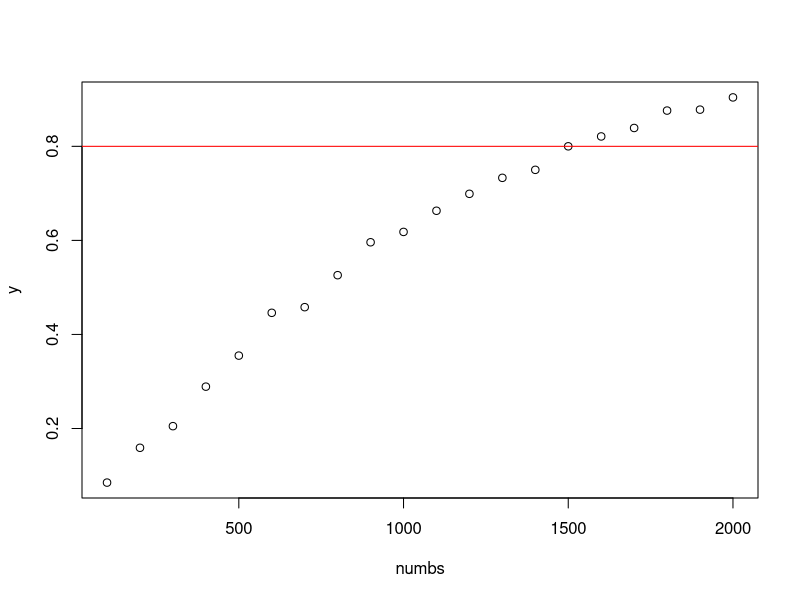
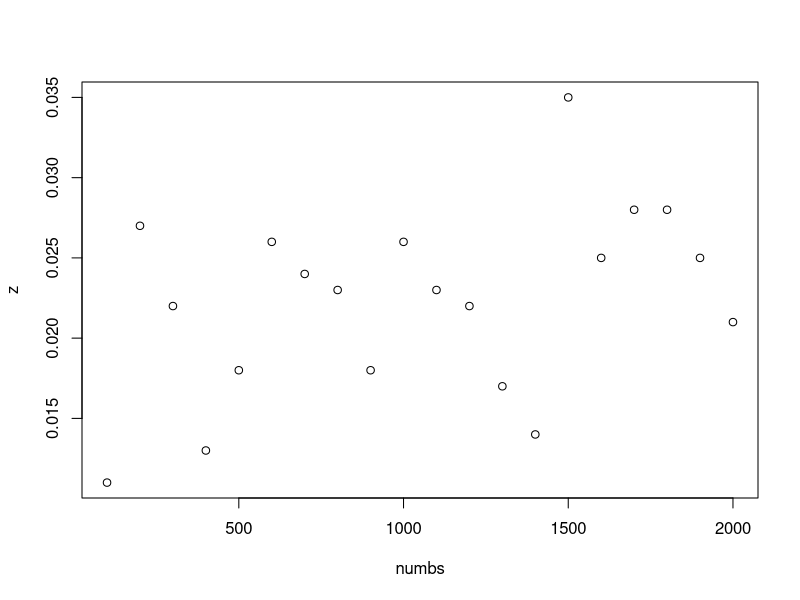
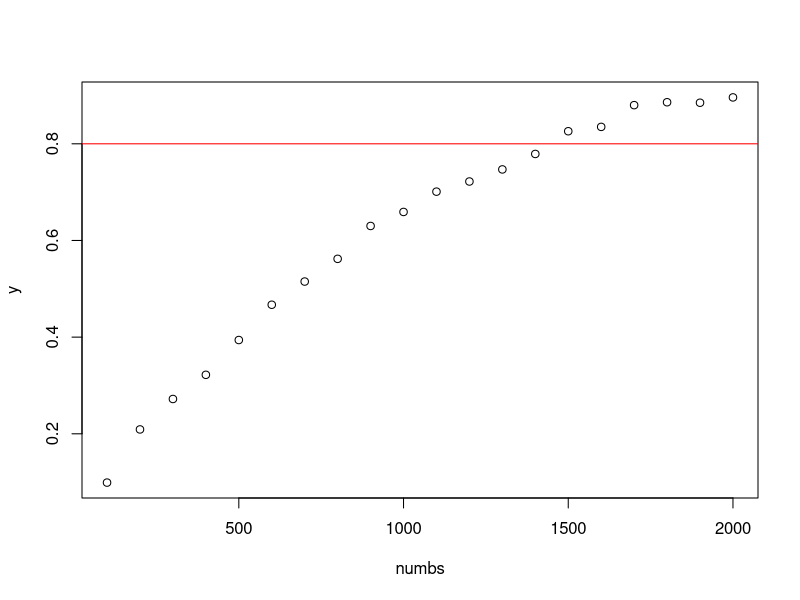
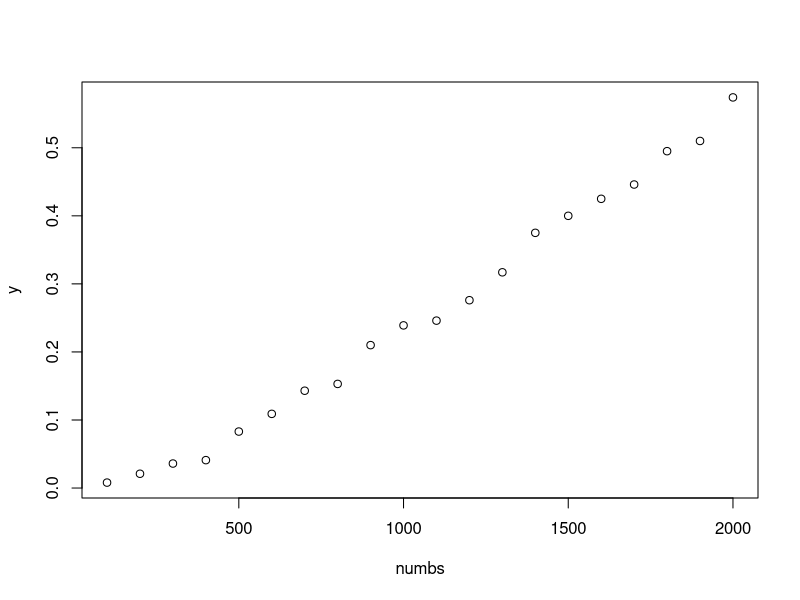

The R source for these figures, in order:
################################################################################
# Exercise 2
################################################################################

f1 <- function(n, piE, piC, numsim = 1000){
  sE <- rbinom(numsim, n, piE)
  sC <- rbinom(numsim, n, piC)
  pvals <- sapply(1:numsim, FUN = function(i) prop.test(x = c(sE[i], sC[i]), n = c(n, n),
                                                        alternative = "less")$p.value)
  mean(pvals < 0.025)
}

#It generates 1000 samples for both treatment arms under the assumed alternative
#hypothesis (note: feel free to increase numsim where necessary). Then, it
#determines whether the null hypothesis is to be rejected or not. The proportion
#of rejections equals the power, which is returned by the function. Make sure to
#understand each of the commands in the function.

?rbinom #rbinom(n, size, prob), rbinom generates random deviates

#####QUESTION 1######

#Run f1() for n=100,200,300,...,2000. Store the output and plot the power curve.
#Note: warning messages due to low expected values can be ignored. Based on this
#initial assessment, how many subjects are (approximately) needed in each
#treatment arm to obtain a power of 0.80?
  
piE <- 0.35
piC <- 0.4
numbs <- seq(100, 2000, by=100)
y <- NULL
for (n in numbs){
 y[n] <- (f1(n, piE, piC, numsim = 1000))
}

f1(100, piE, piC, numsim = 1000) #0.092
f1(200, piE, piC, numsim = 1000) #0.146
f1(300, piE, piC, numsim = 1000) #0.222

y <- y[numbs]
y

plot(numbs, y)
abline(h=0.8, col="red")


#####QUESTION 2######

#The function f1() can also be used to obtain the empirical type 1 error rate.
#Run f1() again, this time to determine the empirical type 1 error rate, for the
#same values of n. Again, generate a plot to visualize the results.

#type I error (or error of the first kind) is the incorrect rejection of a true
#null hypothesis. if the null hypothesis is true piE must be the sam as piC, so
#both 0.4

z <- NULL
for (n in numbs){
  z[n] <- (f1(n, 0.4, 0.4, numsim = 1000))
}
z <- z[numbs]
z
plot(numbs, z)


#####QUESTION 3######

#Now suppose that, for ethical and/or logistical reasons, the investigator wants
#to be able to halt the trial if the observed difference already is significant
#after observing the outcomes for half of the subjects (if it is not significant
#at that point, the trial is to be continued until all 2n subjects are
#included). Assuming that the same alpha of 0.025 is used in both tests? Adjust
#f1() to represent this sequential testing scenario, and repeat the exercises
#above. What would be the impact on the power and type 1 error?

f2 <- function(n, piE, piC, numsim = 1000, alpha=0.025){
  sE <- rbinom(numsim, (0.5*n), piE)
  sC <- rbinom(numsim, (0.5*n), piC)
  pvals <- sapply(1:numsim, FUN = function(i) prop.test(x = c(sE[i], sC[i]), n = c((0.5*n), (0.5*n)),
                                                        alternative = "less")$p.value)
  
  n.signif <- mean(pvals < alpha)
  fulltrial <- sum((pvals > alpha) == TRUE)

  nonsig <- numeric(0)
  
  for(i in 1:numsim){
    if(pvals[i] < alpha){
     nonsig[i] <- 0
    }
    else{
     nonsig[i] <- 1
    }
  }
  
  r.sE <- nonsig*sE
  r.sE <- r.sE[!r.sE %in% 0]
  sE2 <- rbinom(fulltrial, (0.5*n), piE)
  sEt <- (r.sE+sE2)
  
  r.sC <- nonsig*sC
  r.sC <- r.sC[!r.sC %in% 0]
  sC2 <- rbinom(fulltrial, (0.5*n), piC)
  sCt <- (r.sC+sC2)

  
  pvals2 <- sapply(1:length(sEt), FUN = function(i) prop.test(x = c(sEt[i], sCt[i]), n = c(n, n),
                                                        alternative = "less")$p.value)
  n.signif.retrial <- mean(pvals2 < alpha)
  n.signif2 <- (n.signif.retrial*(fulltrial/numsim))
  
  n.signif + n.signif2
}

f2(1500, piE, piC, numsim = 1000) # 0.549
f1(1500, piE, piC, numsim = 1000) # 0.792
#power drops quite a bit..

piE <- 0.35
piC <- 0.4
seq(100,2000,by=100)
y <- NULL
for (n in seq(100,2000,by=100)){
  y[n] <- (f2(n, piE, piC, numsim = 1000))
}

y <- y[seq(100,2000,by=100)]
y

plot(numbs, y)
abline(h=0.8, col="red")

#####QUESTION 4######

#What is the impact of choosing a=0.001 for the interim analysis (i.e. only
#halting the trial early if the evidence in favour of the experimental treatment
#is very clear)?


piE <- 0.35
piC <- 0.4
y <- NULL
for (n in numbs){
  y[n] <- (f2(n, piE, piC, numsim = 1000,alpha=0.001))
}

y <- y[numbs]
y

plot(numbs, y)
abline(h=0.8, col="red")
